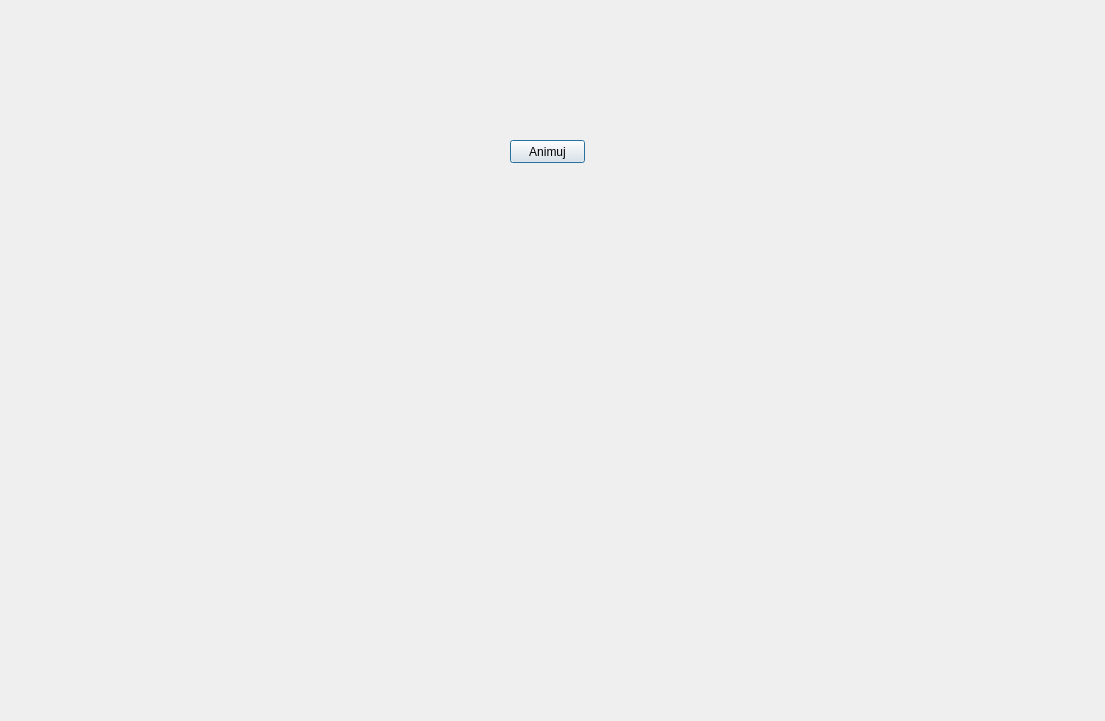
<?xml version="1.0" encoding="UTF-8"?>
<ui version="4.0">
 <class>Dialog</class>
 <widget class="QDialog" name="Dialog">
  <property name="geometry">
   <rect>
    <x>0</x>
    <y>0</y>
    <width>1105</width>
    <height>721</height>
   </rect>
  </property>
  <property name="windowTitle">
   <string>Dialog</string>
  </property>
  <widget class="QLabel" name="labelPic">
   <property name="geometry">
    <rect>
     <x>0</x>
     <y>0</y>
     <width>256</width>
     <height>256</height>
    </rect>
   </property>
   <property name="minimumSize">
    <size>
     <width>256</width>
     <height>256</height>
    </size>
   </property>
   <property name="text">
    <string/>
   </property>
   <property name="pixmap">
    <pixmap>ZlXo.gif</pixmap>
   </property>
   <property name="scaledContents">
    <bool>false</bool>
   </property>
  </widget>
  <widget class="QPushButton" name="pushButtonBounce">
   <property name="geometry">
    <rect>
     <x>510</x>
     <y>140</y>
     <width>75</width>
     <height>23</height>
    </rect>
   </property>
   <property name="text">
    <string>Animuj</string>
   </property>
  </widget>
 </widget>
 <resources/>
 <connections>
  <connection>
   <sender>pushButtonBounce</sender>
   <signal>pressed()</signal>
   <receiver>Dialog</receiver>
   <slot>startAnimation()</slot>
   <hints>
    <hint type="sourcelabel">
     <x>551</x>
     <y>156</y>
    </hint>
    <hint type="destinationlabel">
     <x>559</x>
     <y>62</y>
    </hint>
   </hints>
  </connection>
 </connections>
 <slots>
  <slot>startAnimation()</slot>
 </slots>
</ui>
